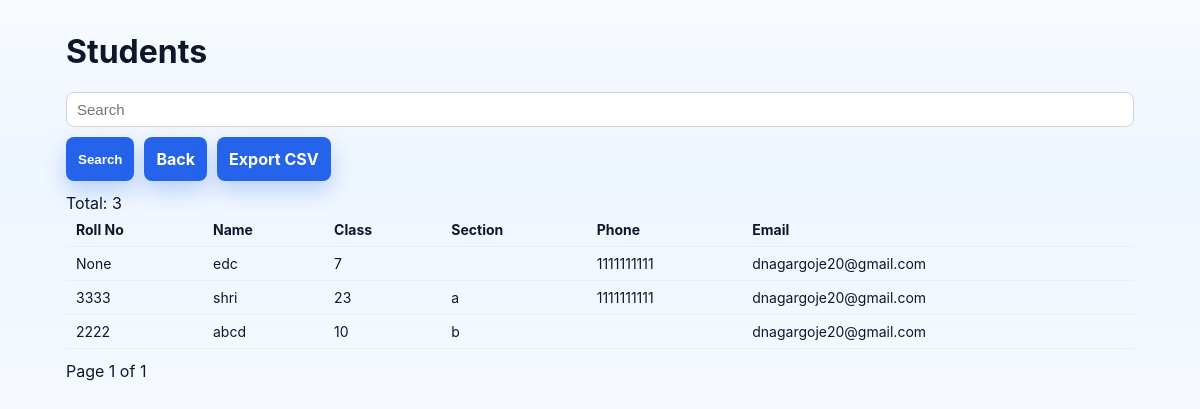
/admin/students (signed in), run on the app's committed database.
### app.py (models this page shows)
class Admission(db.Model):
    __tablename__ = 'admissions'
    id = db.Column(db.Integer, primary_key=True)
    status = db.Column(db.String(20), default='pending', nullable=False)  # pending | confirmed | rejected
    admission_date = db.Column(db.DateTime, default=datetime.utcnow, nullable=False)
    roll_no = db.Column(db.String(50), unique=True, nullable=True)  # optional until confirmed
    name = db.Column(db.String(120), nullable=False)
    class_name = db.Column(db.String(50), nullable=True)
    section = db.Column(db.String(10), nullable=True)
    phone = db.Column(db.String(20), nullable=True)
    email = db.Column(db.String(120), nullable=True)
    address = db.Column(db.Text, nullable=True)
    password = db.Column(db.String(128), nullable=True)
    student_id = db.Column(db.Integer, db.ForeignKey('students.id'), nullable=True)

### app.py (the view, shortened to what this page needs)
@app.route('/admin/students')
@admin_required
def admin_students_list():
    page = max(int(request.args.get('page', 1) or 1), 1)
    per_page = 25
    q = (request.args.get('q') or '').strip()
    use_admissions = (request.args.get('use_admissions', '1') or '1').strip()
    admissions_only = (request.args.get('admissions_only', '0') or '0').strip()
    if use_admissions in ('1','true','yes','on'):
        query = Admission.query
        if q:
            like = f"%{q}%"
            query = query.filter(db.or_(Admission.name.ilike(like), Admission.roll_no.ilike(like)))
        total = query.count()
        rows = query.order_by(Admission.admission_date.desc()).offset((page-1)*per_page).limit(per_page).all()
        pages = (total + per_page - 1) // per_page
        return render_template('admin_students.html', students=rows, page=page, pages=pages, total=total, q=q, admissions_only=use_admissions)

### app.py (called while the page is built)
def admin_required(view_func):
    from functools import wraps
    @wraps(view_func)
    def wrapper(*args, **kwargs):
        if 'admin_id' not in session:
            flash('Please login as admin to continue', 'warning')
            return redirect(url_for('admin_login'))
        return view_func(*args, **kwargs)
    return wrapper

### templates/admin_students.html (shortened to what this page needs)
<!doctype html>
<html lang="en">
<head>
  <link rel="stylesheet" href="/static/home.css" />
  <link rel="stylesheet" href="/static/auth.css" />
</head>
<body>
  <div class="container">
    <h1>Students</h1>
    <form class="toolbar" method="get">
      <input class="input" type="text" name="q" placeholder="Search" value="{{ q }}" />
      <button class="btn" type="submit">Search</button>
      <a class="btn" href="/admin/dashboard">Back</a>
      <a class="btn" href="/admin/students/export">Export CSV</a>
    </form>
    <div>Total: {{ total }}</div>
    <table>
      <thead>
        <tr>
          <th>Roll No</th>
          <th>Name</th>
          <th>Class</th>
          <th>Section</th>
          <th>Phone</th>
          <th>Email</th>
        </tr>
      </thead>
      <tbody>
        {% for s in students %}
        <tr>
          <td>{{ s.roll_no }}</td>
          <td>{{ s.name }}</td>
          <td>{{ s.class_name or '' }}</td>
          <td>{{ s.section or '' }}</td>
          <td>{{ s.phone or '' }}</td>
          <td>{{ s.email or '' }}</td>
        </tr>
        {% endfor %}
      </tbody>
    </table>
    <div style="margin-top:12px;">Page {{ page }} of {{ pages }}</div>
  </div>
</body>
</html>

### public/clone.css (style rules this page uses)
:root { --bg:#f6faff;--card:#ffffff;--text:#0f172a;--muted:#475569;--primary:#2563eb;--accent:#f97316;--ring:rgba(37,99,235,.15) }
* { box-sizing:border-box }
html,body { margin:0;padding:0 }
body { font-family:'Inter',system-ui,-apple-system,Segoe UI,Roboto,Ubuntu,'Helvetica Neue',Arial,'Noto Sans',sans-serif;color:var(--text);background:linear-gradient(180deg,#f8fbff, #eef6ff 40%, #f6faff 100%) }
body:before { content:"";position:fixed;inset:-120px;pointer-events:none;background: radial-gradient(12px 12px at 20% 30%, rgba(96,165,250,.12), transparent 60%), radial-gradient(10px 10px at 80% 20%, rgba(34,211,238,.12), transparent 60%), radial-gradient(8px 8px at 40% 70%, rgba(245,158,11,.12), transparent 60%); filter:blur(10px);opacity:.6;animation:bg-drift 40s linear infinite;z-index:-1 }
.container { max-width:1120px;margin:0 auto;padding:0 20px }
.btn { display:inline-flex;align-items:center;justify-content:center;height:44px;padding:0 16px;border-radius:10px;border:1px solid transparent;text-decoration:none;font-weight:700;cursor:pointer;transition:all .2s ease }
.btn { display: flex; align-items: center; gap: 5px; padding: 8px 15px; background-color: #ff9800; color: white; border-radius: 5px; text-decoration: none; cursor: pointer; }

### templates/admin_students.html (style rules this page uses)
.container { max-width:1100px;margin:32px auto;padding:0 16px }
table { width:100%;border-collapse:collapse }
th,td { padding:8px 10px;border-bottom:1px solid #eee;text-align:left;font-size:14px }
.toolbar { display:flex;gap:10px;flex-wrap:wrap;margin:12px 0 }
.input { border:1px solid #d1d5db;border-radius:8px;padding:8px 10px }
.btn { background:#2563eb;color:#fff;border:none;border-radius:8px;padding:8px 12px;cursor:pointer;text-decoration:none }

### data on the page
Admission: roll_no "None", name "edc", class_name "7", phone "1111111111", email "dnagargoje20@gmail.com"
Admission: roll_no "3333", name "shri", class_name "23", section "a", phone "1111111111", email "dnagargoje20@gmail.com"
Admission: roll_no "2222", name "abcd", class_name "10", section "b", email "dnagargoje20@gmail.com"

### other printed values
{{ total }} "3"
{{ page }} "1"
{{ pages }} "1"
